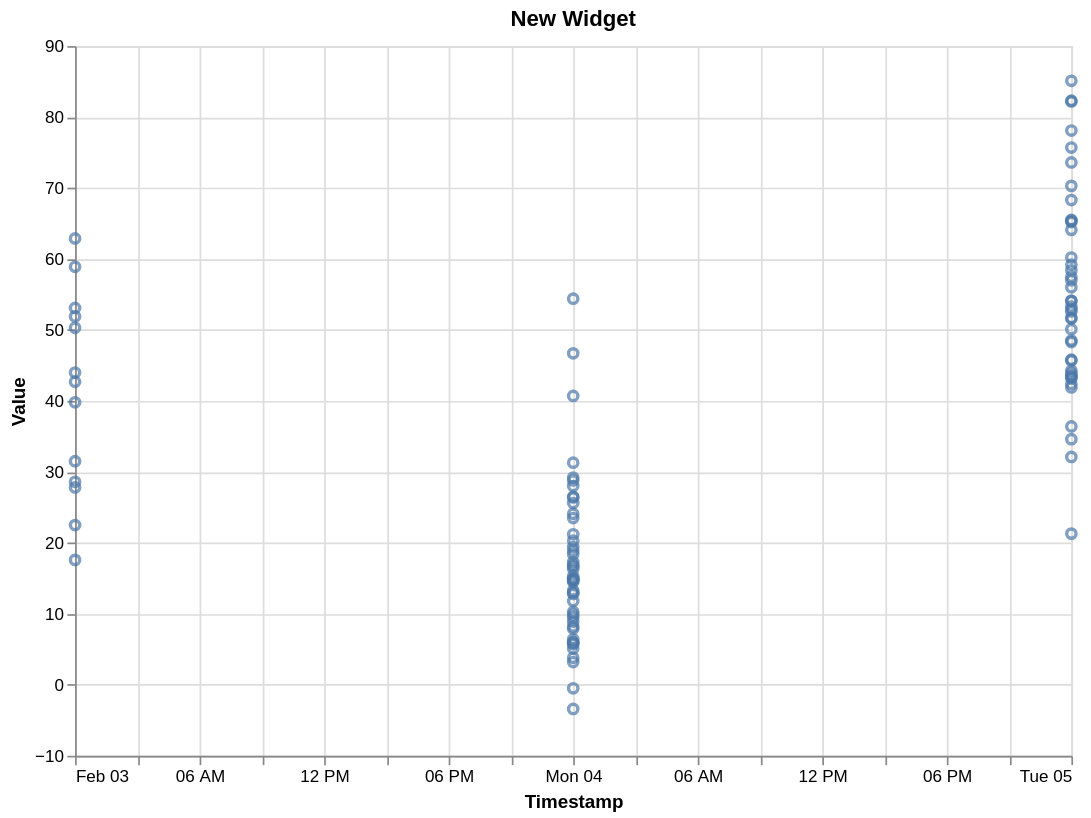

The Vega-Lite source for this figure:
### Vega-Lite specification from a JSON file in a GitHub repository (floating-point values rounded to 4 significant figures)
{"$schema": "https://vega.github.io/schema/vega-lite/v5.json", "width": 640, "height": 480, "title": "New Widget", "data": {"values": [{"Timestamp": 1549152000000, "Attribute_Name": "NO2", "Attribute_Table": "NO2_33f935da_323d_45f8_87cb_ba58f75b4482", "Sensor_id": "7f95c811-819f-4c5d-913b-4d58e6b7c140", "Value": "22.5", "Name": "HG1", "Latitude": 51.6, "Longitude": -0.06822}, {"Timestamp": 1549152000000, "Attribute_Name": "NO2", "Attribute_Table": "NO2_33f935da_323d_45f8_87cb_ba58f75b4482", "Sensor_id": "3004cb8a-2e0d-4d7c-b4ac-5985d83418c1", "Value": "62.9", "Name": "LB5", "Latitude": 51.49, "Longitude": -0.1245}, {"Timestamp": 1549152000000, "Attribute_Name": "NO2", "Attribute_Table": "NO2_33f935da_323d_45f8_87cb_ba58f75b4482", "Sensor_id": "c212151b-09b0-4634-802b-131fb8777935", "Value": "50.3", "Name": "IS2", "Latitude": 51.56, "Longitude": -0.1161}, {"Timestamp": 1549152000000, "Attribute_Name": "NO2", "Attribute_Table": "NO2_33f935da_323d_45f8_87cb_ba58f75b4482", "Sensor_id": "d7ce4006-0a32-4734-bd55-fc19b225aa14", "Value": "28.6", "Name": "KC1", "Latitude": 51.52, "Longitude": -0.2135}, {"Timestamp": 1549152000000, "Attribute_Name": "NO2", "Attribute_Table": "NO2_33f935da_323d_45f8_87cb_ba58f75b4482", "Sensor_id": "53f43c22-962c-4385-8070-7ec664a33755", "Value": "51.9", "Name": "TH4", "Latitude": 51.52, "Longitude": -0.008418}, {"Timestamp": 1549152000000, "Attribute_Name": "NO2", "Attribute_Table": "NO2_33f935da_323d_45f8_87cb_ba58f75b4482", "Sensor_id": "a74808e6-c537-4a26-8133-d4407fb37a1e", "Value": "17.6", "Name": "RB4", "Latitude": 51.58, "Longitude": 0.03086}, {"Timestamp": 1549152000000, "Attribute_Name": "NO2", "Attribute_Table": "NO2_33f935da_323d_45f8_87cb_ba58f75b4482", "Sensor_id": "56c745cd-ad6d-4550-bd9d-556979b1fc05", "Value": "39.8", "Name": "ST4", "Latitude": 51.36, "Longitude": -0.1497}, {"Timestamp": 1549152000000, "Attribute_Name": "NO2", "Attribute_Table": "NO2_33f935da_323d_45f8_87cb_ba58f75b4482", "Sensor_id": "d36ee57b-a5cd-4dea-81e6-e9c0fb37bc76", "Value": "42.7", "Name": "SK5", "Latitude": 51.48, "Longitude": -0.05955}, {"Timestamp": 1549152000000, "Attribute_Name": "NO2", "Attribute_Table": "NO2_33f935da_323d_45f8_87cb_ba58f75b4482", "Sensor_id": "7475490b-3d67-4bcc-9cbe-75b6dd574f49", "Value": "44", "Name": "RI1", "Latitude": 51.48, "Longitude": -0.2373}, {"Timestamp": 1549152000000, "Attribute_Name": "NO2", "Attribute_Table": "NO2_33f935da_323d_45f8_87cb_ba58f75b4482", "Sensor_id": "77aca2bd-a825-476e-bc1d-9462b52b2924", "Value": "31.5", "Name": "RI2", "Latitude": 51.48, "Longitude": -0.2304}, {"Timestamp": 1549152000000, "Attribute_Name": "NO2", "Attribute_Table": "NO2_33f935da_323d_45f8_87cb_ba58f75b4482", "Sensor_id": "3704c8e1-d93b-4efa-9c69-d4fda8fc805e", "Value": "27.8", "Name": "ST5", "Latitude": 51.39, "Longitude": -0.1417}, {"Timestamp": 1549152000000, "Attribute_Name": "NO2", "Attribute_Table": "NO2_33f935da_323d_45f8_87cb_ba58f75b4482", "Sensor_id": "83c7f4f6-ca98-40b6-a091-c3b28b206626", "Value": "58.9", "Name": "TH2", "Latitude": 51.52, "Longitude": -0.04216}, {"Timestamp": 1549152000000, "Attribute_Name": "NO2", "Attribute_Table": "NO2_33f935da_323d_45f8_87cb_ba58f75b4482", "Sensor_id": "abf2dd0b-ad88-43ae-8c39-57fcf289d5b0", "Value": "53.1", "Name": "ST6", "Latitude": 51.38, "Longitude": -0.2404}, {"Timestamp": 1549238400000, "Attribute_Name": "NO2", "Attribute_Table": "NO2_33f935da_323d_45f8_87cb_ba58f75b4482", "Sensor_id": "d36ee57b-a5cd-4dea-81e6-e9c0fb37bc76", "Value": "6", "Name": "SK5", "Latitude": 51.48, "Longitude": -0.05955}, {"Timestamp": 1549238400000, "Attribute_Name": "NO2", "Attribute_Table": "NO2_33f935da_323d_45f8_87cb_ba58f75b4482", "Sensor_id": "53f43c22-962c-4385-8070-7ec664a33755", "Value": "28.8", "Name": "TH4", "Latitude": 51.52, "Longitude": -0.008418}, {"Timestamp": 1549238400000, "Attribute_Name": "NO2", "Attribute_Table": "NO2_33f935da_323d_45f8_87cb_ba58f75b4482", "Sensor_id": "83c7f4f6-ca98-40b6-a091-c3b28b206626", "Value": "16.7", "Name": "TH2", "Latitude": 51.52, "Longitude": -0.04216}, {"Timestamp": 1549238400000, "Attribute_Name": "NO2", "Attribute_Table": "NO2_33f935da_323d_45f8_87cb_ba58f75b4482", "Sensor_id": "3704c8e1-d93b-4efa-9c69-d4fda8fc805e", "Value": "54.4", "Name": "ST5", "Latitude": 51.39, "Longitude": -0.1417}, {"Timestamp": 1549238400000, "Attribute_Name": "NO2", "Attribute_Table": "NO2_33f935da_323d_45f8_87cb_ba58f75b4482", "Sensor_id": "dab0f36f-a630-4095-a8e6-0fe4114dc053", "Value": "21.2", "Name": "BT4", "Latitude": 51.55, "Longitude": -0.2581}, {"Timestamp": 1549238400000, "Attribute_Name": "NO2", "Attribute_Table": "NO2_33f935da_323d_45f8_87cb_ba58f75b4482", "Sensor_id": "d7ce4006-0a32-4734-bd55-fc19b225aa14", "Value": "8.2", "Name": "KC1", "Latitude": 51.52, "Longitude": -0.2135}, {"Timestamp": 1549238400000, "Attribute_Name": "NO2", "Attribute_Table": "NO2_33f935da_323d_45f8_87cb_ba58f75b4482", "Sensor_id": "dd302595-54c8-424d-ac28-e15820612fb6", "Value": "18.4", "Name": "IS6", "Latitude": 51.56, "Longitude": -0.107}, {"Timestamp": 1549238400000, "Attribute_Name": "NO2", "Attribute_Table": "NO2_33f935da_323d_45f8_87cb_ba58f75b4482", "Sensor_id": "82cedcc6-ab40-495f-98fe-c7dfe1d397eb", "Value": "24.1", "Name": "EI1", "Latitude": 51.52, "Longitude": -0.2655}, {"Timestamp": 1549238400000, "Attribute_Name": "NO2", "Attribute_Table": "NO2_33f935da_323d_45f8_87cb_ba58f75b4482", "Sensor_id": "77aca2bd-a825-476e-bc1d-9462b52b2924", "Value": "5.7", "Name": "RI2", "Latitude": 51.48, "Longitude": -0.2304}, {"Timestamp": 1549238400000, "Attribute_Name": "NO2", "Attribute_Table": "NO2_33f935da_323d_45f8_87cb_ba58f75b4482", "Sensor_id": "8eaa7e71-8fb2-4463-bb60-6d2f5d0371fb", "Value": "40.7", "Name": "MY1", "Latitude": 51.52, "Longitude": -0.1546}, {"Timestamp": 1549238400000, "Attribute_Name": "NO2", "Attribute_Table": "NO2_33f935da_323d_45f8_87cb_ba58f75b4482", "Sensor_id": "3004cb8a-2e0d-4d7c-b4ac-5985d83418c1", "Value": "28", "Name": "LB5", "Latitude": 51.49, "Longitude": -0.1245}, {"Timestamp": 1549238400000, "Attribute_Name": "NO2", "Attribute_Table": "NO2_33f935da_323d_45f8_87cb_ba58f75b4482", "Sensor_id": "95e12467-be3e-4bf2-92ea-29bd1bf5a698", "Value": "8.9", "Name": "LW2", "Latitude": 51.47, "Longitude": -0.03964}, {"Timestamp": 1549238400000, "Attribute_Name": "NO2", "Attribute_Table": "NO2_33f935da_323d_45f8_87cb_ba58f75b4482", "Sensor_id": "88566b68-78ae-43f3-bb48-76801fb6b5b3", "Value": "14.5", "Name": "LB6", "Latitude": 51.43, "Longitude": -0.1319}, {"Timestamp": 1549238400000, "Attribute_Name": "NO2", "Attribute_Table": "NO2_33f935da_323d_45f8_87cb_ba58f75b4482", "Sensor_id": "066a1847-2e01-4b36-959e-786ceff01173", "Value": "14.7", "Name": "LW1", "Latitude": 51.45, "Longitude": -0.02027}, {"Timestamp": 1549238400000, "Attribute_Name": "NO2", "Attribute_Table": "NO2_33f935da_323d_45f8_87cb_ba58f75b4482", "Sensor_id": "7475490b-3d67-4bcc-9cbe-75b6dd574f49", "Value": "17.3", "Name": "RI1", "Latitude": 51.48, "Longitude": -0.2373}, {"Timestamp": 1549238400000, "Attribute_Name": "NO2", "Attribute_Table": "NO2_33f935da_323d_45f8_87cb_ba58f75b4482", "Sensor_id": "a74808e6-c537-4a26-8133-d4407fb37a1e", "Value": "15.3", "Name": "RB4", "Latitude": 51.58, "Longitude": 0.03086}, {"Timestamp": 1549238400000, "Attribute_Name": "NO2", "Attribute_Table": "NO2_33f935da_323d_45f8_87cb_ba58f75b4482", "Sensor_id": "56c745cd-ad6d-4550-bd9d-556979b1fc05", "Value": "3.2", "Name": "ST4", "Latitude": 51.36, "Longitude": -0.1497}, {"Timestamp": 1549238400000, "Attribute_Name": "NO2", "Attribute_Table": "NO2_33f935da_323d_45f8_87cb_ba58f75b4482", "Sensor_id": "fd36e6dd-f8be-43ac-8ea2-48e6c756a612", "Value": "29.2", "Name": "EA6", "Latitude": 51.53, "Longitude": -0.2925}, {"Timestamp": 1549238400000, "Attribute_Name": "NO2", "Attribute_Table": "NO2_33f935da_323d_45f8_87cb_ba58f75b4482", "Sensor_id": "4265769a-3c04-421d-b55f-8c474e4c41d5", "Value": "5.9", "Name": "BG2", "Latitude": 51.53, "Longitude": 0.1329}, {"Timestamp": 1549238400000, "Attribute_Name": "NO2", "Attribute_Table": "NO2_33f935da_323d_45f8_87cb_ba58f75b4482", "Sensor_id": "60bd5e24-49f5-49b5-8dc2-be4932fba2cf", "Value": "12.8", "Name": "BT5", "Latitude": 51.55, "Longitude": -0.2488}, {"Timestamp": 1549238400000, "Attribute_Name": "NO2", "Attribute_Table": "NO2_33f935da_323d_45f8_87cb_ba58f75b4482", "Sensor_id": "c0721c2b-8b49-44d0-b49e-665a317b27ff", "Value": "6.4", "Name": "BG1", "Latitude": 51.56, "Longitude": 0.1779}, {"Timestamp": 1549238400000, "Attribute_Name": "NO2", "Attribute_Table": "NO2_33f935da_323d_45f8_87cb_ba58f75b4482", "Sensor_id": "32ff0ea1-0365-4c30-b96f-06bb1a55ed74", "Value": "14.8", "Name": "WM5", "Latitude": 51.51, "Longitude": -0.1216}, {"Timestamp": 1549238400000, "Attribute_Name": "NO2", "Attribute_Table": "NO2_33f935da_323d_45f8_87cb_ba58f75b4482", "Sensor_id": "abf2dd0b-ad88-43ae-8c39-57fcf289d5b0", "Value": "23.5", "Name": "ST6", "Latitude": 51.38, "Longitude": -0.2404}, {"Timestamp": 1549238400000, "Attribute_Name": "NO2", "Attribute_Table": "NO2_33f935da_323d_45f8_87cb_ba58f75b4482", "Sensor_id": "d33635e2-d1a5-48bb-b37f-8c6ea9b6786e", "Value": "16.3", "Name": "WA2", "Latitude": 51.46, "Longitude": -0.1911}, {"Timestamp": 1549238400000, "Attribute_Name": "NO2", "Attribute_Table": "NO2_33f935da_323d_45f8_87cb_ba58f75b4482", "Sensor_id": "4760b3a5-59b1-4d51-aa84-f234124db81c", "Value": "-0.5", "Name": "CD1", "Latitude": 51.54, "Longitude": -0.1753}, {"Timestamp": 1549238400000, "Attribute_Name": "NO2", "Attribute_Table": "NO2_33f935da_323d_45f8_87cb_ba58f75b4482", "Sensor_id": "e021b6ab-5eca-4490-b0c9-21d47d9b8957", "Value": "20.3", "Name": "BT6", "Latitude": 51.54, "Longitude": -0.2478}, {"Timestamp": 1549238400000, "Attribute_Name": "NO2", "Attribute_Table": "NO2_33f935da_323d_45f8_87cb_ba58f75b4482", "Sensor_id": "95be4085-d732-4227-ab2b-e944ce7f6df0", "Value": "46.7", "Name": "CT6", "Latitude": 51.51, "Longitude": -0.09163}, {"Timestamp": 1549238400000, "Attribute_Name": "NO2", "Attribute_Table": "NO2_33f935da_323d_45f8_87cb_ba58f75b4482", "Sensor_id": "9913f9d3-b6ec-4406-b652-37d0de9e70c3", "Value": "3.8", "Name": "BX1", "Latitude": 51.47, "Longitude": 0.1849}, {"Timestamp": 1549238400000, "Attribute_Name": "NO2", "Attribute_Table": "NO2_33f935da_323d_45f8_87cb_ba58f75b4482", "Sensor_id": "7fc6d044-350e-4353-959e-9be070424864", "Value": "9.5", "Name": "CR5", "Latitude": 51.41, "Longitude": -0.1231}, {"Timestamp": 1549238400000, "Attribute_Name": "NO2", "Attribute_Table": "NO2_33f935da_323d_45f8_87cb_ba58f75b4482", "Sensor_id": "d3a7b126-e21f-4684-b8ad-1b3bb7e5fa4a", "Value": "13", "Name": "CT3", "Latitude": 51.51, "Longitude": -0.07777}, {"Timestamp": 1549238400000, "Attribute_Name": "NO2", "Attribute_Table": "NO2_33f935da_323d_45f8_87cb_ba58f75b4482", "Sensor_id": "c212151b-09b0-4634-802b-131fb8777935", "Value": "31.3", "Name": "IS2", "Latitude": 51.56, "Longitude": -0.1161}, {"Timestamp": 1549238400000, "Attribute_Name": "NO2", "Attribute_Table": "NO2_33f935da_323d_45f8_87cb_ba58f75b4482", "Sensor_id": "29b2881d-9930-4ff1-aa28-2f56bc1fa756", "Value": "11.8", "Name": "GR9", "Latitude": 51.46, "Longitude": 0.04072}, {"Timestamp": 1549238400000, "Attribute_Name": "NO2", "Attribute_Table": "NO2_33f935da_323d_45f8_87cb_ba58f75b4482", "Sensor_id": "551dca00-cac3-4edc-8293-0a023a89518a", "Value": "10.3", "Name": "GN0", "Latitude": 51.49, "Longitude": 0.074}, {"Timestamp": 1549238400000, "Attribute_Name": "NO2", "Attribute_Table": "NO2_33f935da_323d_45f8_87cb_ba58f75b4482", "Sensor_id": "d7981b2e-4dec-420c-8bc7-40b7ddc5429e", "Value": "14.9", "Name": "EN4", "Latitude": 51.61, "Longitude": -0.05077}, {"Timestamp": 1549238400000, "Attribute_Name": "NO2", "Attribute_Table": "NO2_33f935da_323d_45f8_87cb_ba58f75b4482", "Sensor_id": "596f0ecf-a9ba-4c0d-9064-7e6a222fc56d", "Value": "5.1", "Name": "GB6", "Latitude": 51.46, "Longitude": 0.08561}, {"Timestamp": 1549238400000, "Attribute_Name": "NO2", "Attribute_Table": "NO2_33f935da_323d_45f8_87cb_ba58f75b4482", "Sensor_id": "f5289022-ec7e-4ff8-9acd-4211e947b952", "Value": "13.3", "Name": "EN5", "Latitude": 51.61, "Longitude": -0.1253}, {"Timestamp": 1549238400000, "Attribute_Name": "NO2", "Attribute_Table": "NO2_33f935da_323d_45f8_87cb_ba58f75b4482", "Sensor_id": "47f20356-7bf6-4ce0-b5d7-4123c44f8229", "Value": "25.6", "Name": "GR8", "Latitude": 51.49, "Longitude": 0.0179}, {"Timestamp": 1549238400000, "Attribute_Name": "NO2", "Attribute_Table": "NO2_33f935da_323d_45f8_87cb_ba58f75b4482", "Sensor_id": "5876bb67-8750-4c9e-88ff-b22099eae25b", "Value": "-3.4", "Name": "GR4", "Latitude": 51.45, "Longitude": 0.07077}, {"Timestamp": 1549238400000, "Attribute_Name": "NO2", "Attribute_Table": "NO2_33f935da_323d_45f8_87cb_ba58f75b4482", "Sensor_id": "14261bfc-2d11-4c35-9a27-a73c724e6904", "Value": "7.9", "Name": "GN3", "Latitude": 51.49, "Longitude": 0.09511}, {"Timestamp": 1549238400000, "Attribute_Name": "NO2", "Attribute_Table": "NO2_33f935da_323d_45f8_87cb_ba58f75b4482", "Sensor_id": "0ce44b08-e28b-4ed6-8eca-cebfb6db0bde", "Value": "18.9", "Name": "GR7", "Latitude": 51.47, "Longitude": -0.01238}, {"Timestamp": 1549238400000, "Attribute_Name": "NO2", "Attribute_Table": "NO2_33f935da_323d_45f8_87cb_ba58f75b4482", "Sensor_id": "56fd6318-7233-40e2-a6aa-39971baba22e", "Value": "19.4", "Name": "HV3", "Latitude": 51.57, "Longitude": 0.1791}, {"Timestamp": 1549238400000, "Attribute_Name": "NO2", "Attribute_Table": "NO2_33f935da_323d_45f8_87cb_ba58f75b4482", "Sensor_id": "0c3ad903-1512-4775-bac9-d1ca91ebed51", "Value": "26.4", "Name": "HK6", "Latitude": 51.53, "Longitude": -0.08491}, {"Timestamp": 1549238400000, "Attribute_Name": "NO2", "Attribute_Table": "NO2_33f935da_323d_45f8_87cb_ba58f75b4482", "Sensor_id": "7f95c811-819f-4c5d-913b-4d58e6b7c140", "Value": "26.5", "Name": "HG1", "Latitude": 51.6, "Longitude": -0.06822}, {"Timestamp": 1549238400000, "Attribute_Name": "NO2", "Attribute_Table": "NO2_33f935da_323d_45f8_87cb_ba58f75b4482", "Sensor_id": "a6ad5d2e-a1fb-4d05-a9d5-9cb680cd5abc", "Value": "14.9", "Name": "HV1", "Latitude": 51.52, "Longitude": 0.2055}, {"Timestamp": 1549238400000, "Attribute_Name": "NO2", "Attribute_Table": "NO2_33f935da_323d_45f8_87cb_ba58f75b4482", "Sensor_id": "7dac8e6e-d45b-4bb9-8512-06527d7229f1", "Value": "9.9", "Name": "HR1", "Latitude": 51.62, "Longitude": -0.2988}, {"Timestamp": 1549238400000, "Attribute_Name": "NO2", "Attribute_Table": "NO2_33f935da_323d_45f8_87cb_ba58f75b4482", "Sensor_id": "5c257148-13ca-410a-8e7c-c313b769ec75", "Value": "16.9", "Name": "HR2", "Latitude": 51.59, "Longitude": -0.363}, {"Timestamp": 1549324800000, "Attribute_Name": "NO2", "Attribute_Table": "NO2_33f935da_323d_45f8_87cb_ba58f75b4482", "Sensor_id": "066a1847-2e01-4b36-959e-786ceff01173", "Value": "51.7", "Name": "LW1", "Latitude": 51.45, "Longitude": -0.02027}, {"Timestamp": 1549324800000, "Attribute_Name": "NO2", "Attribute_Table": "NO2_33f935da_323d_45f8_87cb_ba58f75b4482", "Sensor_id": "a74808e6-c537-4a26-8133-d4407fb37a1e", "Value": "54.1", "Name": "RB4", "Latitude": 51.58, "Longitude": 0.03086}, {"Timestamp": 1549324800000, "Attribute_Name": "NO2", "Attribute_Table": "NO2_33f935da_323d_45f8_87cb_ba58f75b4482", "Sensor_id": "83c7f4f6-ca98-40b6-a091-c3b28b206626", "Value": "57", "Name": "TH2", "Latitude": 51.52, "Longitude": -0.04216}, {"Timestamp": 1549324800000, "Attribute_Name": "NO2", "Attribute_Table": "NO2_33f935da_323d_45f8_87cb_ba58f75b4482", "Sensor_id": "7475490b-3d67-4bcc-9cbe-75b6dd574f49", "Value": "45.8", "Name": "RI1", "Latitude": 51.48, "Longitude": -0.2373}, {"Timestamp": 1549324800000, "Attribute_Name": "NO2", "Attribute_Table": "NO2_33f935da_323d_45f8_87cb_ba58f75b4482", "Sensor_id": "3704c8e1-d93b-4efa-9c69-d4fda8fc805e", "Value": "43.2", "Name": "ST5", "Latitude": 51.39, "Longitude": -0.1417}, {"Timestamp": 1549324800000, "Attribute_Name": "NO2", "Attribute_Table": "NO2_33f935da_323d_45f8_87cb_ba58f75b4482", "Sensor_id": "d36ee57b-a5cd-4dea-81e6-e9c0fb37bc76", "Value": "43.9", "Name": "SK5", "Latitude": 51.48, "Longitude": -0.05955}, {"Timestamp": 1549324800000, "Attribute_Name": "NO2", "Attribute_Table": "NO2_33f935da_323d_45f8_87cb_ba58f75b4482", "Sensor_id": "d33635e2-d1a5-48bb-b37f-8c6ea9b6786e", "Value": "65.2", "Name": "WA2", "Latitude": 51.46, "Longitude": -0.1911}, {"Timestamp": 1549324800000, "Attribute_Name": "NO2", "Attribute_Table": "NO2_33f935da_323d_45f8_87cb_ba58f75b4482", "Sensor_id": "95be4085-d732-4227-ab2b-e944ce7f6df0", "Value": "82.2", "Name": "CT6", "Latitude": 51.51, "Longitude": -0.09163}, {"Timestamp": 1549324800000, "Attribute_Name": "NO2", "Attribute_Table": "NO2_33f935da_323d_45f8_87cb_ba58f75b4482", "Sensor_id": "95e12467-be3e-4bf2-92ea-29bd1bf5a698", "Value": "43.5", "Name": "LW2", "Latitude": 51.47, "Longitude": -0.03964}, {"Timestamp": 1549324800000, "Attribute_Name": "NO2", "Attribute_Table": "NO2_33f935da_323d_45f8_87cb_ba58f75b4482", "Sensor_id": "c212151b-09b0-4634-802b-131fb8777935", "Value": "68.3", "Name": "IS2", "Latitude": 51.56, "Longitude": -0.1161}, {"Timestamp": 1549324800000, "Attribute_Name": "NO2", "Attribute_Table": "NO2_33f935da_323d_45f8_87cb_ba58f75b4482", "Sensor_id": "dd302595-54c8-424d-ac28-e15820612fb6", "Value": "56", "Name": "IS6", "Latitude": 51.56, "Longitude": -0.107}, {"Timestamp": 1549324800000, "Attribute_Name": "NO2", "Attribute_Table": "NO2_33f935da_323d_45f8_87cb_ba58f75b4482", "Sensor_id": "14261bfc-2d11-4c35-9a27-a73c724e6904", "Value": "58.4", "Name": "GN3", "Latitude": 51.49, "Longitude": 0.09511}, {"Timestamp": 1549324800000, "Attribute_Name": "NO2", "Attribute_Table": "NO2_33f935da_323d_45f8_87cb_ba58f75b4482", "Sensor_id": "0ce44b08-e28b-4ed6-8eca-cebfb6db0bde", "Value": "53.3", "Name": "GR7", "Latitude": 51.47, "Longitude": -0.01238}, {"Timestamp": 1549324800000, "Attribute_Name": "NO2", "Attribute_Table": "NO2_33f935da_323d_45f8_87cb_ba58f75b4482", "Sensor_id": "0c3ad903-1512-4775-bac9-d1ca91ebed51", "Value": "57.5", "Name": "HK6", "Latitude": 51.53, "Longitude": -0.08491}, {"Timestamp": 1549324800000, "Attribute_Name": "NO2", "Attribute_Table": "NO2_33f935da_323d_45f8_87cb_ba58f75b4482", "Sensor_id": "5876bb67-8750-4c9e-88ff-b22099eae25b", "Value": "21.3", "Name": "GR4", "Latitude": 51.45, "Longitude": 0.07077}, {"Timestamp": 1549324800000, "Attribute_Name": "NO2", "Attribute_Table": "NO2_33f935da_323d_45f8_87cb_ba58f75b4482", "Sensor_id": "7fc6d044-350e-4353-959e-9be070424864", "Value": "52.9", "Name": "CR5", "Latitude": 51.41, "Longitude": -0.1231}, {"Timestamp": 1549324800000, "Attribute_Name": "NO2", "Attribute_Table": "NO2_33f935da_323d_45f8_87cb_ba58f75b4482", "Sensor_id": "4760b3a5-59b1-4d51-aa84-f234124db81c", "Value": "44.3", "Name": "CD1", "Latitude": 51.54, "Longitude": -0.1753}, {"Timestamp": 1549324800000, "Attribute_Name": "NO2", "Attribute_Table": "NO2_33f935da_323d_45f8_87cb_ba58f75b4482", "Sensor_id": "4ecc8379-5fe1-4a84-affa-6f9f4c6b8ea4", "Value": "52.6", "Name": "EA8", "Latitude": 51.52, "Longitude": -0.2656}, {"Timestamp": 1549324800000, "Attribute_Name": "NO2", "Attribute_Table": "NO2_33f935da_323d_45f8_87cb_ba58f75b4482", "Sensor_id": "fd36e6dd-f8be-43ac-8ea2-48e6c756a612", "Value": "85.1", "Name": "EA6", "Latitude": 51.53, "Longitude": -0.2925}, {"Timestamp": 1549324800000, "Attribute_Name": "NO2", "Attribute_Table": "NO2_33f935da_323d_45f8_87cb_ba58f75b4482", "Sensor_id": "47f20356-7bf6-4ce0-b5d7-4123c44f8229", "Value": "75.7", "Name": "GR8", "Latitude": 51.49, "Longitude": 0.0179}, {"Timestamp": 1549324800000, "Attribute_Name": "NO2", "Attribute_Table": "NO2_33f935da_323d_45f8_87cb_ba58f75b4482", "Sensor_id": "551dca00-cac3-4edc-8293-0a023a89518a", "Value": "50.1", "Name": "GN0", "Latitude": 51.49, "Longitude": 0.074}, {"Timestamp": 1549324800000, "Attribute_Name": "NO2", "Attribute_Table": "NO2_33f935da_323d_45f8_87cb_ba58f75b4482", "Sensor_id": "3004cb8a-2e0d-4d7c-b4ac-5985d83418c1", "Value": "65.5", "Name": "LB5", "Latitude": 51.49, "Longitude": -0.1245}, {"Timestamp": 1549324800000, "Attribute_Name": "NO2", "Attribute_Table": "NO2_33f935da_323d_45f8_87cb_ba58f75b4482", "Sensor_id": "53f43c22-962c-4385-8070-7ec664a33755", "Value": "70.3", "Name": "TH4", "Latitude": 51.52, "Longitude": -0.008418}, {"Timestamp": 1549324800000, "Attribute_Name": "NO2", "Attribute_Table": "NO2_33f935da_323d_45f8_87cb_ba58f75b4482", "Sensor_id": "77aca2bd-a825-476e-bc1d-9462b52b2924", "Value": "32.1", "Name": "RI2", "Latitude": 51.48, "Longitude": -0.2304}, {"Timestamp": 1549324800000, "Attribute_Name": "NO2", "Attribute_Table": "NO2_33f935da_323d_45f8_87cb_ba58f75b4482", "Sensor_id": "56c745cd-ad6d-4550-bd9d-556979b1fc05", "Value": "43.4", "Name": "ST4", "Latitude": 51.36, "Longitude": -0.1497}, {"Timestamp": 1549324800000, "Attribute_Name": "NO2", "Attribute_Table": "NO2_33f935da_323d_45f8_87cb_ba58f75b4482", "Sensor_id": "c0721c2b-8b49-44d0-b49e-665a317b27ff", "Value": "45.7", "Name": "BG1", "Latitude": 51.56, "Longitude": 0.1779}, {"Timestamp": 1549324800000, "Attribute_Name": "NO2", "Attribute_Table": "NO2_33f935da_323d_45f8_87cb_ba58f75b4482", "Sensor_id": "8eaa7e71-8fb2-4463-bb60-6d2f5d0371fb", "Value": "73.6", "Name": "MY1", "Latitude": 51.52, "Longitude": -0.1546}, {"Timestamp": 1549324800000, "Attribute_Name": "NO2", "Attribute_Table": "NO2_33f935da_323d_45f8_87cb_ba58f75b4482", "Sensor_id": "e021b6ab-5eca-4490-b0c9-21d47d9b8957", "Value": "65.4", "Name": "BT6", "Latitude": 51.54, "Longitude": -0.2478}, {"Timestamp": 1549324800000, "Attribute_Name": "NO2", "Attribute_Table": "NO2_33f935da_323d_45f8_87cb_ba58f75b4482", "Sensor_id": "596f0ecf-a9ba-4c0d-9064-7e6a222fc56d", "Value": "36.4", "Name": "GB6", "Latitude": 51.46, "Longitude": 0.08561}, {"Timestamp": 1549324800000, "Attribute_Name": "NO2", "Attribute_Table": "NO2_33f935da_323d_45f8_87cb_ba58f75b4482", "Sensor_id": "f5289022-ec7e-4ff8-9acd-4211e947b952", "Value": "78.1", "Name": "EN5", "Latitude": 51.61, "Longitude": -0.1253}, {"Timestamp": 1549324800000, "Attribute_Name": "NO2", "Attribute_Table": "NO2_33f935da_323d_45f8_87cb_ba58f75b4482", "Sensor_id": "9913f9d3-b6ec-4406-b652-37d0de9e70c3", "Value": "42.4", "Name": "BX1", "Latitude": 51.47, "Longitude": 0.1849}, {"Timestamp": 1549324800000, "Attribute_Name": "NO2", "Attribute_Table": "NO2_33f935da_323d_45f8_87cb_ba58f75b4482", "Sensor_id": "29b2881d-9930-4ff1-aa28-2f56bc1fa756", "Value": "51.6", "Name": "GR9", "Latitude": 51.46, "Longitude": 0.04072}, {"Timestamp": 1549324800000, "Attribute_Name": "NO2", "Attribute_Table": "NO2_33f935da_323d_45f8_87cb_ba58f75b4482", "Sensor_id": "56fd6318-7233-40e2-a6aa-39971baba22e", "Value": "41.9", "Name": "HV3", "Latitude": 51.57, "Longitude": 0.1791}, {"Timestamp": 1549324800000, "Attribute_Name": "NO2", "Attribute_Table": "NO2_33f935da_323d_45f8_87cb_ba58f75b4482", "Sensor_id": "dab0f36f-a630-4095-a8e6-0fe4114dc053", "Value": "82.3", "Name": "BT4", "Latitude": 51.55, "Longitude": -0.2581}, {"Timestamp": 1549324800000, "Attribute_Name": "NO2", "Attribute_Table": "NO2_33f935da_323d_45f8_87cb_ba58f75b4482", "Sensor_id": "32ff0ea1-0365-4c30-b96f-06bb1a55ed74", "Value": "64.1", "Name": "WM5", "Latitude": 51.51, "Longitude": -0.1216}, {"Timestamp": 1549324800000, "Attribute_Name": "NO2", "Attribute_Table": "NO2_33f935da_323d_45f8_87cb_ba58f75b4482", "Sensor_id": "5c257148-13ca-410a-8e7c-c313b769ec75", "Value": "59.2", "Name": "HR2", "Latitude": 51.59, "Longitude": -0.363}, {"Timestamp": 1549324800000, "Attribute_Name": "NO2", "Attribute_Table": "NO2_33f935da_323d_45f8_87cb_ba58f75b4482", "Sensor_id": "60bd5e24-49f5-49b5-8dc2-be4932fba2cf", "Value": "60.2", "Name": "BT5", "Latitude": 51.55, "Longitude": -0.2488}, {"Timestamp": 1549324800000, "Attribute_Name": "NO2", "Attribute_Table": "NO2_33f935da_323d_45f8_87cb_ba58f75b4482", "Sensor_id": "d7981b2e-4dec-420c-8bc7-40b7ddc5429e", "Value": "48.3", "Name": "EN4", "Latitude": 51.61, "Longitude": -0.05077}, {"Timestamp": 1549324800000, "Attribute_Name": "NO2", "Attribute_Table": "NO2_33f935da_323d_45f8_87cb_ba58f75b4482", "Sensor_id": "1f43b87d-002e-45b0-a6a4-5f5aeaf70f52", "Value": "34.6", "Name": "BQ7", "Latitude": 51.49, "Longitude": 0.1373}, {"Timestamp": 1549324800000, "Attribute_Name": "NO2", "Attribute_Table": "NO2_33f935da_323d_45f8_87cb_ba58f75b4482", "Sensor_id": "d7ce4006-0a32-4734-bd55-fc19b225aa14", "Value": "48.5", "Name": "KC1", "Latitude": 51.52, "Longitude": -0.2135}, {"Timestamp": 1549324800000, "Attribute_Name": "NO2", "Attribute_Table": "NO2_33f935da_323d_45f8_87cb_ba58f75b4482", "Sensor_id": "7f95c811-819f-4c5d-913b-4d58e6b7c140", "Value": "54.1", "Name": "HG1", "Latitude": 51.6, "Longitude": -0.06822}]}, "autosize": {"type": "fit", "contains": "padding"}, "mark": "point", "encoding": {"x": {"field": "Timestamp", "type": "temporal"}, "y": {"field": "Value", "type": "quantitative"}}}
